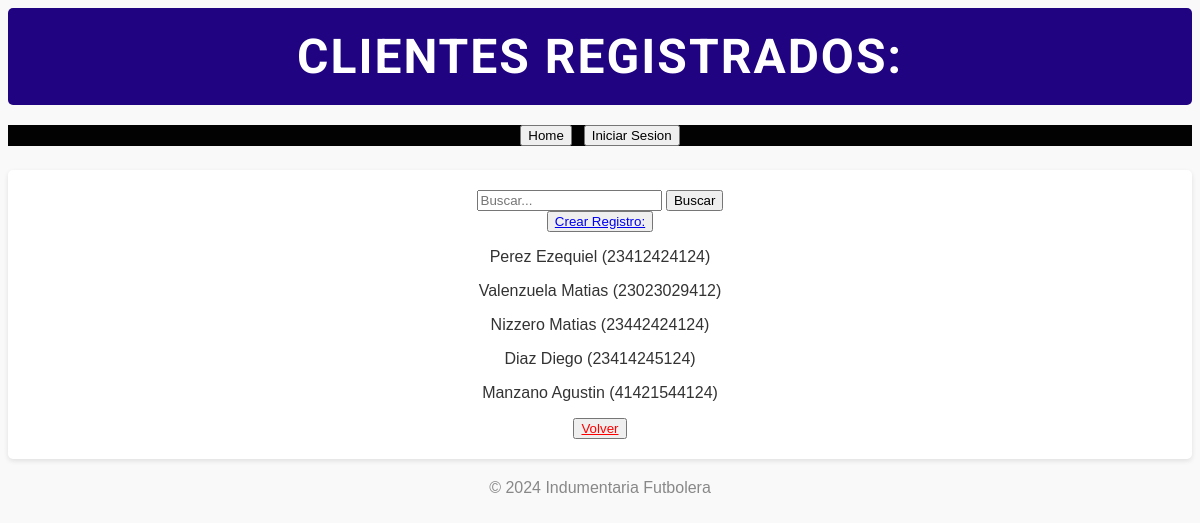
Screenshot of /cliente/list/ with the database file from the repository.
### servicios/models.py (models this page shows, shortened)
class Cliente(models.Model):
    nombre = models.CharField(max_length=50)
    apellido = models.CharField(max_length=50)
    celular = models.CharField(max_length=10, blank=True, null=True)
    cuit = models.CharField(max_length=11)
    domicilio = models.CharField(max_length=200)

### servicios/views.py (the view)
# urls.py: path("cliente/list/", views.cliente_list, name="cliente_list"),
def cliente_list(request):
    q = request.GET.get('q')
    if q:
        query = Cliente.objects.filter(apellido__icontains=q)
    else:
        query = Cliente.objects.all()
    context = {'object_list': query}
    return render(request, "servicios/cliente_list.html", context)

### servicios/templates/servicios/cliente_list.html
{% extends 'servicios/base.html' %}
{% block header %}
Clientes Registrados:
{% endblock header %}
{% block main %}
<form action="{% url 'cliente_list' %}" method="get">
    <input type="text" name="q" placeholder="Buscar...">
    <button type="submit">Buscar</button>
</form>
    <button>
        <a href="{% url 'cliente_create' %}">Crear Registro:</a>
    </button>
    {% for object in object_list %}
        <p> {{ object.apellido}} {{object.nombre}} ({{object.cuit}})</p>
    {% empty %}
        <p>No hay Registros.</p>
    {% endfor %}
    <button>
        <a href="{% url 'index' %}" style="color: red";>Volver</a>
    </button>
{% endblock main %}

### servicios/templates/servicios/base.html (style rules this page uses)
body { font-family: Arial, sans-serif; background-color: #f9f9f9; color: #333; text-align: center; }

### rows the page displays
Cliente: apellido "Perez", nombre "Ezequiel", cuit "23412424124"
Cliente: apellido "Valenzuela", nombre "Matias", cuit "23023029412"
Cliente: apellido "Nizzero", nombre "Matias", cuit "23442424124"
Cliente: apellido "Diaz", nombre "Diego", cuit "23414245124"
Cliente: apellido "Manzano", nombre "Agustin", cuit "41421544124"
